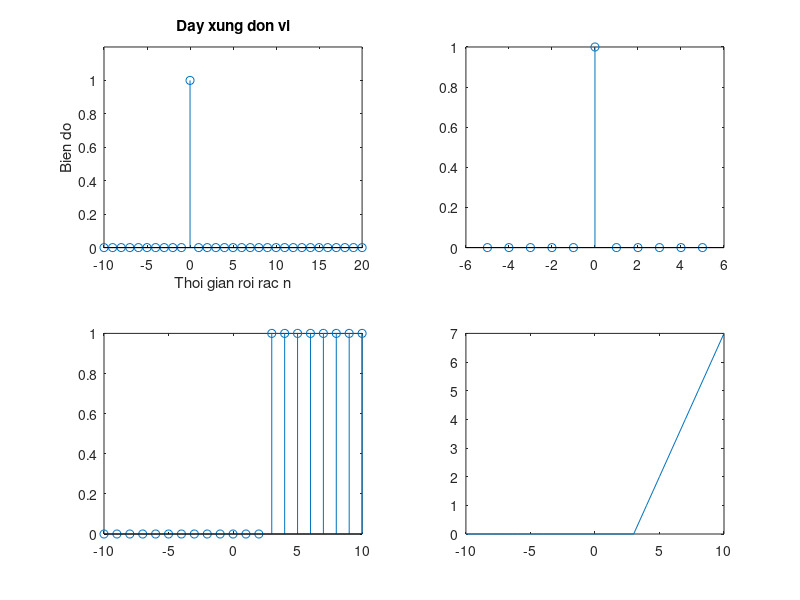

Write MATLAB code to recreate this figure.
clf;
subplot(2,2,1);
n = -10:20;
delta =[zeros(1,10) 1 zeros(1,20)];

stem(n,delta);
xlabel('Thoi gian roi rac n'); ylabel('Bien do');
title('Day xung don vi');
axis([-10 20 0 1.2]);
%bai tap tren slide course\\
subplot(2,2,2);
n0 = 0;
n1 = -5;
n2 = 5;
n = [n1:n2];
x = [(n - n0) == 0]; %n == n0 tra ve 1 => chi co 1 gia tri = 1 giong song delta(n-n0)
stem(n,x); %ve do thi roi rac
subplot(2,2,3);
n = -10:10;
nko1 = 3;
u = [zeros(1,(10 + nko1)) 1 ones(1,(10 - nko1))];
stem(n, u);
subplot(2,2,4);
t = -10:10;
nko2 = 4;
r = [zeros(1,(10 + nko2)) 1:(10 - nko2 + 1)];
plot(t, r);

